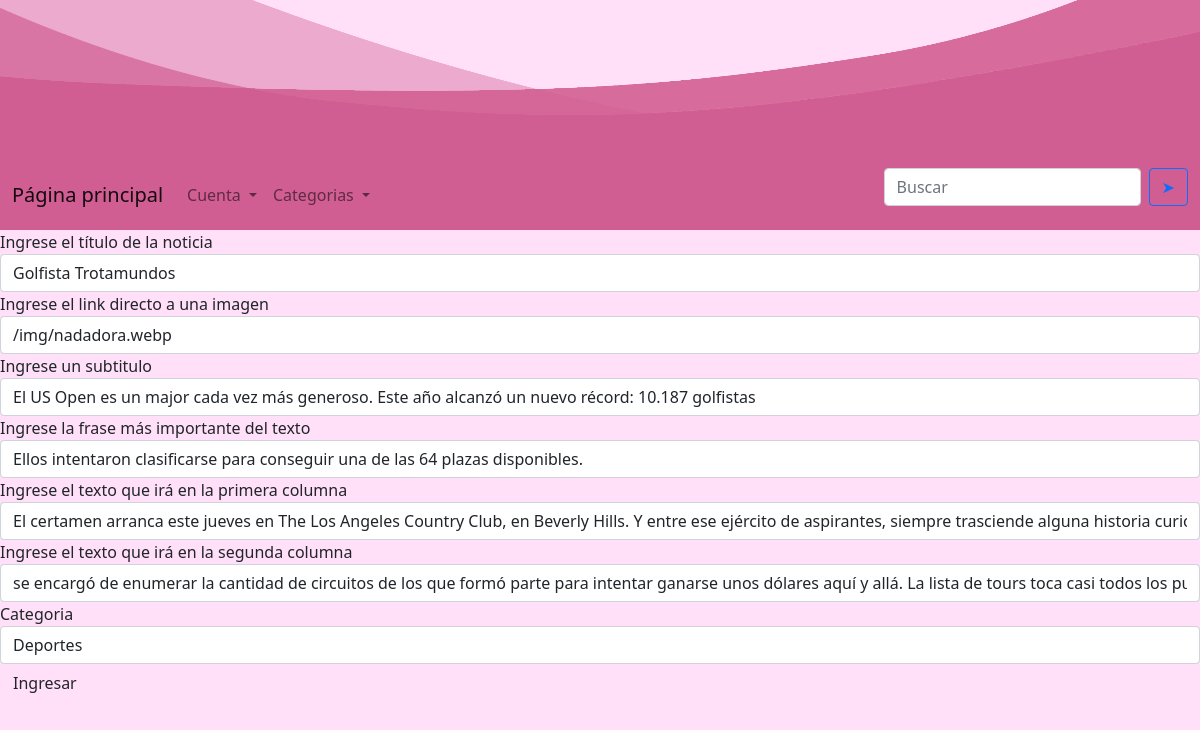
The page /modificar/2 on the database as committed earlier.
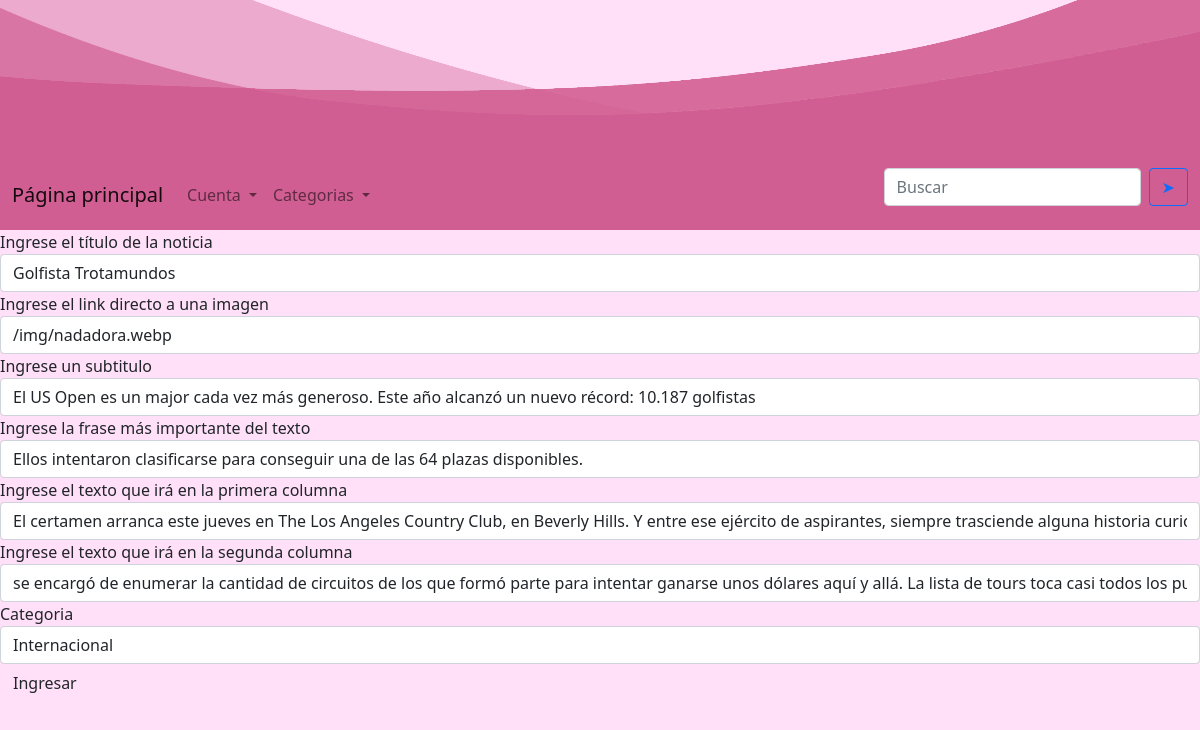
The same page on the database as committed later.
### app.py (models this page shows)
class Noticia(db.Model):
    __tablename__ = "Noticias"
    id = db.Column(db.Integer, primary_key=True)
    titulo = db.Column(db.String(50), nullable=False)
    imagen = db.Column(db.String(120), nullable=False)
    subtitulo = db.Column(db.String(300), nullable=False)
    resaltado = db.Column(db.String(500), nullable=False)
    columna1 = db.Column(db.String(2000), nullable=False)
    columna2 = db.Column(db.String(2000), nullable=False)
    categoria = db.Column(db.String(16), nullable=False)

### app.py (the view, shortened to what this page needs)
@app.route('/modificar/<int:id>', methods=['GET', 'POST'])
def modificar(id):
    modificar = Modificar()
    noticia_a_modificar = Noticia.query.get_or_404(id)
    modificar.titulo.data    = noticia_a_modificar.titulo
    modificar.imagen.data    = noticia_a_modificar.imagen
    modificar.subtitulo.data = noticia_a_modificar.subtitulo
    modificar.resaltado.data = noticia_a_modificar.resaltado
    modificar.columna1.data  = noticia_a_modificar.columna1
    modificar.columna2.data  = noticia_a_modificar.columna2
    modificar.categoria.data = noticia_a_modificar.categoria
    return render_template("modificar-noticia.html", form=modificar, noticia_a_modificar=noticia_a_modificar)

### ModificarNoticia.py
class Modificar(FlaskForm):
    titulo = StringField("Ingrese el título de la noticia", validators=[DataRequired(),Length(min=5, max=50,message="El largo del título debe ser mayor a 5 y menor a 50.")])
    imagen = StringField("Ingrese el link directo a una imagen", validators=[DataRequired()])
    subtitulo = StringField("Ingrese un subtitulo", validators=[DataRequired()])
    resaltado = StringField("Ingrese la frase más importante del texto", validators=[DataRequired()])
    columna1 = StringField("Ingrese el texto que irá en la primera columna", validators=[DataRequired()])
    columna2 = StringField("Ingrese el texto que irá en la segunda columna", validators=[DataRequired()])
    categoria = SelectField(choices=[('deportes', 'Deportes'),('misterios','Misterios'),('general','General'),('tecnologia', 'Tecnologia'), ('internacional','Internacional')], validators=[DataRequired()])
    submit = SubmitField("Ingresar")

### templates/modificar-noticia.html (shortened to what this page needs)
{% extends "navbar.html" %}
{% import "bootstrap/wtf.html" as wtf %}
{% block head %}
{{ super() }}
{% endblock %}
{% block body %}
{{super()}}
{{ wtf.quick_form(form) }}
{% endblock %}

Rows that differ between the two databases and show on the page:
changed Noticia "Golfista Trotamundos": categoria "Deportes" → "Internacional"
